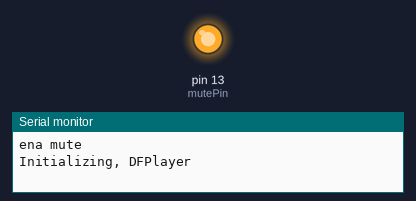
This sketch was run on a simulated Arduino Uno, built with avr-gcc and run on an emulated ATmega328P. Shown: output pins drawn as LEDs (lit = HIGH), the last lines printed to the serial monitor. The audio player accepts every command and is not drawn.

Above: at 0.1 s.
At 3.6 s:
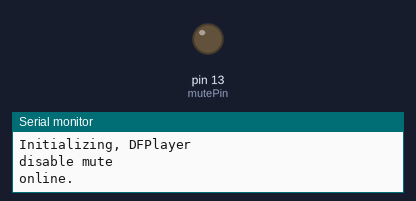
Timing chart, 0 to 5.1 s (numbered marks = the images above):
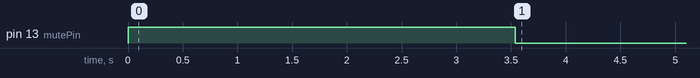

The sketch:

dfplay.ino
```cpp
//recsegés tesztelése időzítés alapon
//(észrevehetetlen már az ereje)

#include "Arduino.h"
#include "SoftwareSerial.h"
#include "DFRobotDFPlayerMini.h"
#include "TimerOne.h"

#define mutePin 13

DFRobotDFPlayerMini myDFPlayer;
SoftwareSerial mySoftwareSerial(7, 4); // RX, TX 7 4  10  11

void setup() {
   pinMode(mutePin, OUTPUT);
  digitalWrite(mutePin,1);

  Serial.begin(9600);
  Serial.println("ena mute");
   mySoftwareSerial.begin(9600); // maybe higher baud leads to less noise?!
   Serial.println(F("Initializing, DFPlayer"));
   if (!myDFPlayer.begin(mySoftwareSerial)) {  //Use softwareSerial to communicate with mp3.
    Serial.println(F("Unable to connect"));
    while(true);
   }
   // DELAY 3 SEC & UNMUTE HERE:
   delay(3000);
   myDFPlayer.volume(5);
   myDFPlayer.loop(2);
   digitalWrite(mutePin,0);
   Serial.println("disable mute");
   Serial.println(F("online."));
}

void loop() {
  delay(400);
  myDFPlayer.volume(10);
  //Serial.println(millis());

  //Serial.println(millis());

}
```
